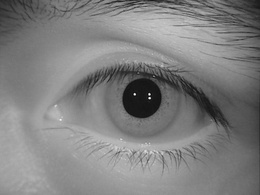
%> input picture S2001L02.jpg, 260 x 195 px, shrunk from 640 x 480 before the run
$ octave --eval "estraiIride('S2001L02.jpg');"   (GNU Octave 9; MATLAB toolbox functions it lacks are replaced by stand-ins)
%> lines starting %> are read from the running program, lines starting %| are printed output that depends on the picture; in (x1, y1, x2, y2) boxes, pixels count from 0 and x2, y2 are one past the last pixel; in counts of white or black regions, pixels touching at a corner belong together; the program's own positions count from 1
%> in estraiIride, eyeimage is the input picture: size 195x260 uint8; min 8, max 255, mean 127.6
### canny.m

function [gradient, or] = canny(im, sigma, scaling, vert, horz)
%> called with sigma = 2, scaling = 0.4, vert = 1, horz = 0

xscaling = vert;
yscaling = horz;

hsize = [6*sigma+1, 6*sigma+1];   % The filter size.

gaussian = fspecial('gaussian',hsize,sigma);
im = filter2(gaussian,im);        % Smoothed image.

im = imresize(im, scaling);
%> im: size 78x104 double

[rows, cols] = size(im);

h =  [  im(:,2:cols)  zeros(rows,1) ] - [  zeros(rows,1)  im(:,1:cols-1)  ];
v =  [  im(2:rows,:); zeros(1,cols) ] - [  zeros(1,cols); im(1:rows-1,:)  ];
d1 = [  im(2:rows,2:cols) zeros(rows-1,1); zeros(1,cols) ] - ...
                               [ zeros(1,cols); zeros(rows-1,1) im(1:rows-1,1:cols-1)  ];
d2 = [  zeros(1,cols); im(1:rows-1,2:cols) zeros(rows-1,1);  ] - ...
                               [ zeros(rows-1,1) im(2:rows,1:cols-1); zeros(1,cols)   ];

X = ( h + (d1 + d2)/2.0 ) * xscaling;
Y = ( v + (d1 - d2)/2.0 ) * yscaling;
%> Y: size 78x104 double; every value is 0

gradient = sqrt(X.*X + Y.*Y); % Gradient amplitude.

or = atan2(-Y, X);            % Angles -pi to + pi.
neg = or<0;                   % Map angles to 0-pi.
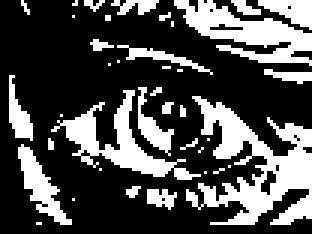
%> neg: size 78x104 logical (shown 3 times larger); 30.4% white; 39 white regions (27 under 20 px), largest, box (x1, y1, x2, y2) and area: (62, 32, 104, 75) 800, (58, 0, 104, 22) 439, (17, 30, 67, 60) 394
or = or.*~neg + (or+pi).*neg;
%> or: size 78x104 double; values 0 (black) and 3.14 (white), 21.5% white; 56 white regions (46 under 20 px), largest, box (x1, y1, x2, y2) and area: (50, 63, 104, 78) 387, (65, 11, 104, 43) 358, (19, 19, 57, 42) 270
or = or*180/pi;               % Convert to degrees.

### adjgamma.m
% ADJGAMMA - Adjusts image gamma.
%
% function g = adjgamma(im, g)
%
% Arguments:
%            im     - image to be processed.
%            g      - image gamma value.
%                     Values in the range 0-1 enhance contrast of bright
%                     regions, values > 1 enhance contrast in dark
%                     regions.

% Author: Peter Kovesi
% Department of Computer Science & Software Engineering
% The University of Western Australia
% pk@cs.uwa.edu.au     www.cs.uwa.edu.au/~pk
% July 2001

function newim = adjgamma(im, g)
%> called with g = 1.9

    if g <= 0
	error('Gamma value must be > 0');
    end

    if isa(im,'uint8');
	newim = double(im);
    else
	newim = im;
    end

    % rescale range 0-1
    newim = newim-min(min(newim));
    newim = newim./max(max(newim));

    newim =  newim.^(1/g);   % Apply gamma function

### nonmaxsup.m
% NONMAXSUP
%
% Usage:
%          im = nonmaxsup(inimage, orient, radius);
%
% Function for performing non-maxima suppression on an image using an
% orientation image.  It is assumed that the orientation image gives
% feature normal orientation angles in degrees (0-180).
%
% input:
%   inimage - image to be non-maxima suppressed.
%
%   orient  - image containing feature normal orientation angles in degrees
%             (0-180), angles positive anti-clockwise.
%
%   radius  - distance in pixel units to be looked at on each side of each
%             pixel when determining whether it is a local maxima or not.
%             (Suggested value about 1.2 - 1.5)
%
% Note: This function is slow (1 - 2 mins to process a 256x256 image).  It uses
% bilinear interpolation to estimate intensity values at ideal, real-valued pixel
% locations on each side of pixels to determine if they are local maxima.
%
% Peter Kovesi     pk@cs.uwa.edu.au
% Department of Computer Science
% The University of Western Australia
%
% December 1996

function im = nonmaxsup(inimage, orient, radius)
%> called with radius = 1.5

if size(inimage) ~= size(orient)
  error('image and orientation image are of different sizes');
end

if radius < 1
  error('radius must be >= 1');
end

[rows,cols] = size(inimage);
im = zeros(rows,cols);        % Preallocate memory for output image for speed
iradius = ceil(radius);

% Precalculate x and y offsets relative to centre pixel for each orientation angle

angle = [0:180].*pi/180;    % Array of angles in 1 degree increments (but in radians).
xoff = radius*cos(angle);   % x and y offset of points at specified radius and angle
yoff = radius*sin(angle);   % from each reference position.

hfrac = xoff - floor(xoff); % Fractional offset of xoff relative to integer location
vfrac = yoff - floor(yoff); % Fractional offset of yoff relative to integer location

orient = fix(orient)+1;     % Orientations start at 0 degrees but arrays start
                            % with index 1.

% Now run through the image interpolating grey values on each side
% of the centre pixel to be used for the non-maximal suppression.

for row = (iradius+1):(rows - iradius)
  for col = (iradius+1):(cols - iradius)

    or = orient(row,col);   % Index into precomputed arrays

    x = col + xoff(or);     % x, y location on one side of the point in question
    y = row - yoff(or);

    fx = floor(x);          % Get integer pixel locations that surround location x,y
    cx = ceil(x);
    fy = floor(y);
    cy = ceil(y);
    tl = inimage(fy,fx);    % Value at top left integer pixel location.
    tr = inimage(fy,cx);    % top right
    bl = inimage(cy,fx);    % bottom left
    br = inimage(cy,cx);    % bottom right

    upperavg = tl + hfrac(or) * (tr - tl);  % Now use bilinear interpolation to
    loweravg = bl + hfrac(or) * (br - bl);  % estimate value at x,y
    v1 = upperavg + vfrac(or) * (loweravg - upperavg);

  if inimage(row, col) > v1 % We need to check the value on the other side...

    x = col - xoff(or);     % x, y location on the `other side' of the point in question
    y = row + yoff(or);

    fx = floor(x);
    cx = ceil(x);
    fy = floor(y);
    cy = ceil(y);
    tl = inimage(fy,fx);    % Value at top left integer pixel location.
    tr = inimage(fy,cx);    % top right
    bl = inimage(cy,fx);    % bottom left
    br = inimage(cy,cx);    % bottom right
    upperavg = tl + hfrac(or) * (tr - tl);
    loweravg = bl + hfrac(or) * (br - bl);
    v2 = upperavg + vfrac(or) * (loweravg - upperavg);

    if inimage(row,col) > v2            % This is a local maximum.
      im(row, col) = inimage(row, col); % Record value in the output image.
    end

   end
  end
end
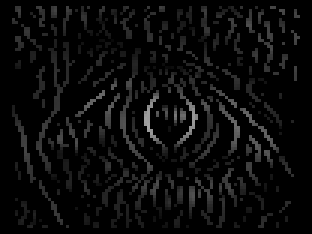
%> im: size 78x104 double (shown 3 times larger); min 0, max 0.646, mean 0.0424
%> after the loop, v2 = 0.587

### hysthresh.m
% HYSTHRESH - Hysteresis thresholding
%
% Usage: bw = hysthresh(im, T1, T2)
%
% Arguments:
%             im  - image to be thresholded (assumed to be non-negative)
%             T1  - upper threshold value
%             T2  - lower threshold value
%
% Returns:
%             bw  - the thresholded image (containing values 0 or 1)
%
% Function performs hysteresis thresholding of an image.
% All pixels with values above threshold T1 are marked as edges
% All pixels that are adjacent to points that have been marked as edges
% and with values above threshold T2 are also marked as edges. Eight
% connectivity is used.
%
% It is assumed that the input image is non-negative
%
% Peter Kovesi          December 1996  - Original version
%                       March    2001  - Speed improvements made (~4x)

%
% A stack (implemented as an array) is used to keep track of all the
% indices of pixels that need to be checked.
% Note: For speed the number of conditional tests have been minimised
% This results in the top and bottom edges of the image being considered to
% be connected.  This may cause some stray edges to be propagated further than
% they should be from the top or bottom.
%


function bw = hysthresh(im, T1, T2)
%> called with T1 = 0.2, T2 = 0.19

if (T2 > T1 | T2 < 0 | T1 < 0)  % Check thesholds are sensible
  error('T1 must be >= T2 and both must be >= 0 ');
end

[rows, cols] = size(im);    % Precompute some values for speed and convenience.
rc = rows*cols;
rcmr = rc - rows;
rp1 = rows+1;

bw = im(:);                 % Make image into a column vector
%> bw = 8112 values, max 0.646 at index 3865, min 0 at index 1, mean 0.0424
pix = find(bw > T1);        % Find indices of all pixels with value > T1
%> pix = 628 values from 393 to 7735
npix = size(pix,1);         % Find the number of pixels with value > T1
%> npix = 628

stack = zeros(rows*cols,1); % Create a stack array (that should never
                            % overflow!)

stack(1:npix) = pix;        % Put all the edge points on the stack
stp = npix;                 % set stack pointer
%> stp = 628
for k = 1:npix
    bw(pix(k)) = -1;        % mark points as edges
end
%> after the loop, bw = 8112 values, max 0.2 at index 2247, min -1 at index 393, mean -0.0572


% Precompute an array, O, of index offset values that correspond to the eight
% surrounding pixels of any point. Note that the image was transformed into
% a column vector, so if we reshape the image back to a square the indices
% surrounding a pixel with index, n, will be:
%              n-rows-1   n-1   n+rows-1
%
%               n-rows     n     n+rows
%
%              n-rows+1   n+1   n+rows+1

O = [-1, 1, -rows-1, -rows, -rows+1, rows-1, rows, rows+1];

while stp ~= 0            % While the stack is not empty
    v = stack(stp);         % Pop next index off the stack
    stp = stp - 1;

    if v > rp1 & v < rcmr   % Prevent us from generating illegal indices
			    % Now look at surrounding pixels to see if they
                            % should be pushed onto the stack to be
                            % processed as well.
       index = O+v;	    % Calculate indices of points around this pixel.
       for l = 1:8
	   ind = index(l);
	   if bw(ind) > T2   % if value > T2,
	       stp = stp+1;  % push index onto the stack.
	       stack(stp) = ind;
	       bw(ind) = -1; % mark this as an edge point
	   end
       end
    end
end
%> this loop made 712 passes
%> (v, index) on passes 1 to 8: (7735, [7734 7736 7656 7657 7658 7812 7813 7814]), (7728, [7727 7729 7649 7650 7651 7805 7806 7807]), (7671, [7670 7672 7592 7593 7594 7748 7749 7750]), (7670, [7669 7671 7591 7592 7593 7747 7748 7749]), (7669, [7668 7670 7590 7591 7592 7746 7747 7748]), (7668, [7667 7669 7589 7590 7591 7745 7746 7747]), (7667, [7666 7668 7588 7589 7590 7744 7745 7746]), (7659, [7658 7660 7580 7581 7582 7736 7737 7738])
%> after the loop, bw = 8112 values, max 0.2 at index 2247, min -1 at index 393, mean -0.0696; ind = 472; index = [392 394 314 315 316 470 471 472]; stack = 8112 values, max 7735 at index 628, min 0 at index 629, mean 340.7; stp = 0


bw = (bw == -1);            % Finally zero out anything that was not an edge
%> bw = 8112 logical values, 712 true
bw = reshape(bw,rows,cols); % and reshape the image
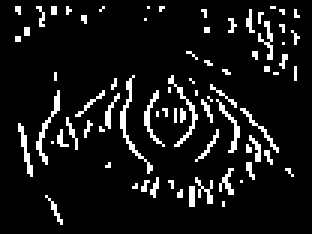
%> bw: size 78x104 logical (shown 3 times larger); 8.8% white in thin lines or dots, all inside (x1, y1, x2, y2) = (5, 2, 100, 75)

### houghcircle.m
function h = houghcircle(edgeim, rmin, rmax)
%> called with rmin = 32, rmax = 60

[rows,cols] = size(edgeim);
nradii = rmax-rmin+1;
h = zeros(rows,cols,nradii);

[y,x] = find(edgeim~=0);
%> y = 712 values from 3 to 75; x = 712 values from 6 to 100

%for each edge point, draw circles of different radii
for index=1:size(y)

    cx = x(index);
    cy = y(index);

    for n=1:nradii

        h(:,:,n) = addcircle(h(:,:,n),[cx,cy],n+rmin);

    end

end
%> this loop made 712 passes
%> (cx, cy) on passes 1 to 3: (6, 3), (6, 4), (6, 13)

### findcircle.m
% findcircle - returns the coordinates of a circle in an image using the Hough transform
% and Canny edge detection to create the edge map.
%
% Usage:
% [row, col, r] = findcircle(image,lradius,uradius,scaling, sigma, hithres, lowthres, vert, horz)
%
% Arguments:
%	image		    - the image in which to find circles
%	lradius		    - lower radius to search for
%	uradius		    - upper radius to search for
%	scaling		    - scaling factor for speeding up the
%			          Hough transform
%	sigma		    - amount of Gaussian smoothing to
%			          apply for creating edge map.
%	hithres		    - threshold for creating edge map
%	lowthres	    - threshold for connected edges
%	vert		    - vertical edge contribution (0-1)
%	horz		    - horizontal edge contribution (0-1)
%
% Output:
%	circleiris	    - centre coordinates and radius
%			          of the detected iris boundary
%	circlepupil	    - centre coordinates and radius
%			          of the detected pupil boundary
%	imagewithnoise	- original eye image, but with
%			          location of noise marked with
%			          NaN values
%
% Author:
% Libor Masek
% masekl01@csse.uwa.edu.au
% School of Computer Science & Software Engineering
% The University of Western Australia
% November 2003

function [row, col, r] = findcircle(image,lradius,uradius,scaling, sigma, hithres, lowthres, vert, horz)

lradsc = round(lradius*scaling);
uradsc = round(uradius*scaling);
rd = round(uradius*scaling - lradius*scaling);

% generate the edge image
[I2 or] = canny(image, sigma, scaling, vert, horz);
I3 = adjgamma(I2, 1.9);
I4 = nonmaxsup(I3, or, 1.5);
edgeimage = hysthresh(I4, hithres, lowthres);

% perform the circular Hough transform
h = houghcircle(edgeimage, lradsc, uradsc);

maxtotal = 0;

% find the maximum in the Hough space, and hence
% the parameters of the circle
for i=1:rd

    layer = h(:,:,i);
    [maxlayer] = max(max(layer));


    if maxlayer > maxtotal

        maxtotal = maxlayer;


        r = int32((lradsc+i) / scaling);

        [row,col] = ( find(layer == maxlayer) );


        row = int32(row(1) / scaling); % returns only first max value
        col = int32(col(1) / scaling);

    end

end
%> this loop made 28 passes
%> (maxlayer, row, col) on passes 1, 3, 5: (37, 150, 128), (39, 118, 110), (41, 158, 138)
%> pass 1, in findcircle, `layer = h(:,:,i);`:
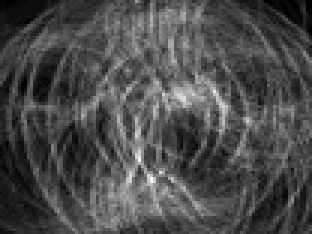
%> layer: size 78x104 double (shown 3 times larger); min 0, max 37, mean 11; drawn with min black and max white
%> after the loop, r = 93

### segmentiris.m
% segmentiris - peforms automatic segmentation of the iris region
% from an eye image. Also isolates noise areas such as occluding
% eyelids and eyelashes.
%
% Usage:
% [circleiris, circlepupil, imagewithnoise] = segmentiris(image)
%
% Arguments:
%	eyeimage		- the input eye image
%
% Output:
%	circleiris	    - centre coordinates and radius
%			          of the detected iris boundary
%	circlepupil	    - centre coordinates and radius
%			          of the detected pupil boundary
%	imagewithnoise	- original eye image, but with
%			          location of noise marked with
%			          NaN values
%
% Author:
% Libor Masek
% masekl01@csse.uwa.edu.au
% School of Computer Science & Software Engineering
% The University of Western Australia
% November 2003

function [circleiris, circlepupil, imagewithnoise] = segmentiris(eyeimage)

% define range of pupil & iris radii

%CASIA
lpupilradius = 28;
upupilradius = 75;
lirisradius = 80;
uirisradius = 150;

% [8 lines of commented-out code are left out]
scaling = 0.4;

reflecthres = 240;

% find the iris boundary
[row, col, r] = findcircle(eyeimage, lirisradius, uirisradius, scaling, 2, 0.20, 0.19, 1.00, 0.00);
%> row = 158; col = 138; r = 93

circleiris = [row col r];
%> circleiris = [158 138 93]

rowd = double(row);
%> rowd = 158
cold = double(col);
%> cold = 138
rd = double(r);
%> rd = 93

irl = round(rowd-rd);
%> irl = 65
iru = round(rowd+rd);
%> iru = 251
icl = round(cold-rd);
%> icl = 45
icu = round(cold+rd);
%> icu = 231

imgsize = size(eyeimage);

if irl < 1
    irl = 1;
end

if icl < 1
    icl = 1;
end

if iru > imgsize(1)
    iru = imgsize(1);
end

if icu > imgsize(2)
    icu = imgsize(2);
end

% to find the inner pupil, use just the region within the previously
% detected iris boundary
imagepupil = eyeimage( irl:iru,icl:icu);

%find pupil boundary
[rowp, colp, r] = findcircle(imagepupil, lpupilradius, upupilradius ,0.6,2,0.25,0.25,1.00,1.00);
%> call 2 of canny, with sigma = 2, scaling = 0.6, vert = 1, horz = 1
%> in canny (call 2), `d2 = [  zeros(1,cols); im(1:rows-1,2:cols) zeros(rows-1,1);  ] - [ zer..`:
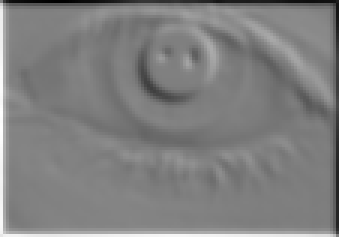
%> d2: size 79x113 double (shown 3 times larger); min -146.3, max 144.8, mean -0.3; drawn with min black and max white
%> in canny (call 2), `gradient = sqrt(X.*X + Y.*Y);`:
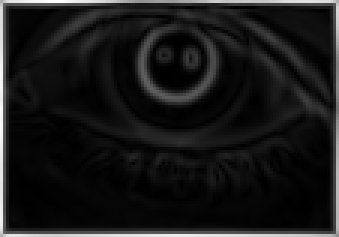
%> gradient: size 79x113 double (shown 3 times larger); min 0.0451, max 292.3, mean 28.8; drawn with min black and max white
%> in canny (call 2), `or = atan2(-Y, X);`:
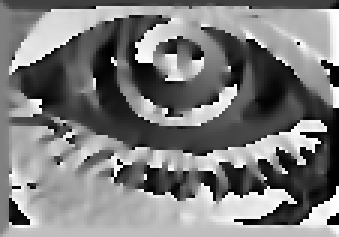
%> or: size 79x113 double (shown 3 times larger); min -3.14, max 3.14, mean -0.0695; drawn with min black and max white
%> (the rest of the program and of its run is left out)
